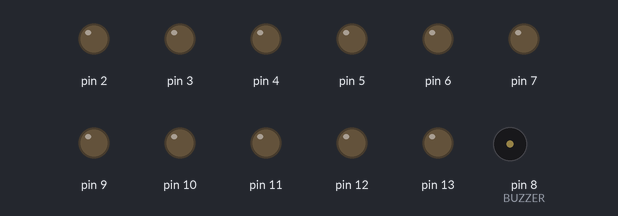
The sketch below on a simulated Arduino Uno, built with avr-gcc and run on an emulated ATmega328P. Parts: output pins drawn as LEDs (lit = HIGH), buzzer (waves = sounding).

Above: at 0.1 s.
At 1.1 s:
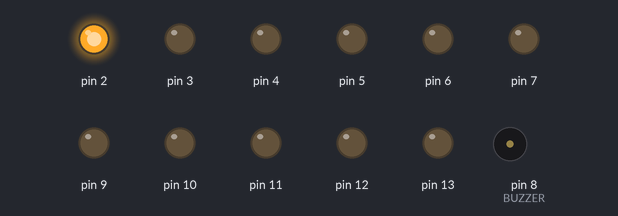
At 1.9 s:
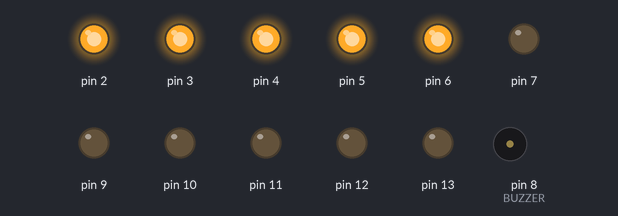
At 3.8 s:
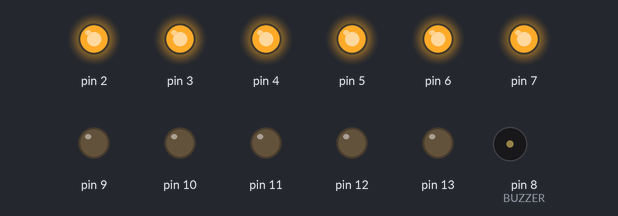
At 16.12 s:
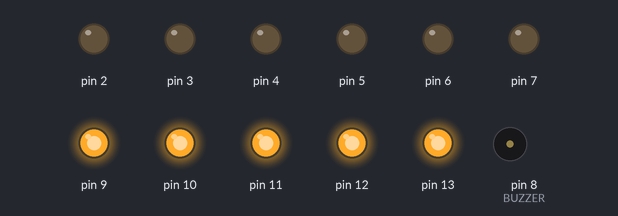
At 27.6 s:
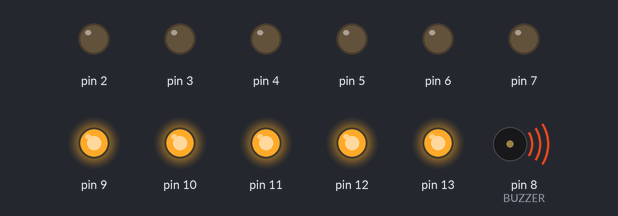
Timing chart, 0 to 40.0 s (numbered marks = the images above):
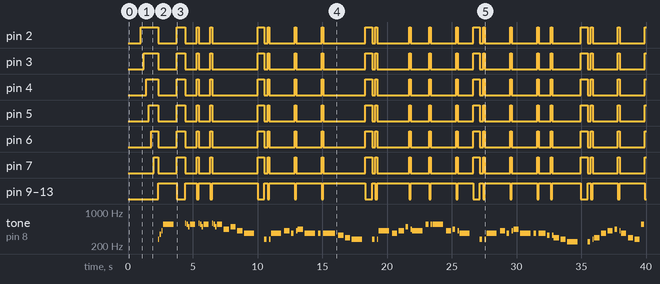

Measured:
- by itself, pin 2: LOW → HIGH at 1.0 s, → LOW 1.3 s later, → HIGH 1.4 s later, → LOW 0.65 s later, … (43 changes in this stretch)
- by itself, pin 3: LOW → HIGH at 1.2 s, → LOW 1.1 s later, → HIGH 1.4 s later, → LOW 0.65 s later, … (43 changes in this stretch)
- by itself, pin 4: LOW → HIGH at 1.4 s, → LOW 0.93 s later, → HIGH 1.4 s later, → LOW 0.65 s later, … (43 changes in this stretch)
- by itself, pin 5: LOW → HIGH at 1.6 s, → LOW 0.73 s later, → HIGH 1.4 s later, → LOW 0.65 s later, … (43 changes in this stretch)
- by itself, pin 6: LOW → HIGH at 1.8 s, → LOW 0.53 s later, → HIGH 1.4 s later, → LOW 0.65 s later, … (43 changes in this stretch)
- by itself, pin 7: LOW → HIGH at 2.0 s, → LOW 0.33 s later, → HIGH 1.4 s later, → LOW 0.65 s later, … (43 changes in this stretch)
- by itself, pin 9–13: LOW → HIGH at 2.3 s, → LOW 1.4 s later, → HIGH 0.65 s later, → LOW 0.91 s later, … (42 changes in this stretch)
- by itself, tone on pin 8 (BUZZER): plays 277 Hz for 0.10 s, 349 Hz for 0.10 s, 415 Hz for 0.10 s, 554 Hz for 0.80 s, 587 Hz for 0.10 s, 554 Hz for 0.10 s … (76 notes in this stretch)

The sketch:

InilahBarisanKitaVocal.ino
```cpp
#define BUTTON  2
#define BUZZER  8

#define NOTE_A3  220
#define NOTE_B3  247
#define NOTE_C4  262
#define NOTE_CS4 277
#define NOTE_D4  294
#define NOTE_DS4 311
#define NOTE_E4  330
#define NOTE_F4  349
#define NOTE_FS4 370
#define NOTE_G4  392
#define NOTE_GS4 415
#define NOTE_A4  440
#define NOTE_AS4 466
#define NOTE_B4  494
#define NOTE_C5  523
#define NOTE_CS5 554
#define NOTE_D5  587
#define NOTE_DS5 622
#define NOTE_E5  659
#define NOTE_F5  698
#define NOTE_FS5 740
#define NOTE_G5  784
#define NOTE_GS5 831
#define NOTE_A5  880
#define NOTE_AS5 932
#define NOTE_B5  988

int vocalMelody[] = {
  0, NOTE_CS4, NOTE_F4, NOTE_GS4, NOTE_CS5, 0,
  0, NOTE_D5, NOTE_CS5, NOTE_B4, NOTE_CS5,
  0, NOTE_D5, NOTE_CS5, NOTE_B4, NOTE_CS5,
  0, NOTE_D5, NOTE_CS5, NOTE_B4, NOTE_CS5,
  NOTE_A4, NOTE_B4, NOTE_GS4, NOTE_FS4, 0,

  NOTE_CS4, 0, NOTE_CS4, NOTE_FS4, NOTE_GS4, NOTE_FS4, 0, NOTE_GS4, NOTE_A4, NOTE_FS4,
  NOTE_FS4, 0, NOTE_FS4, NOTE_FS4, NOTE_E4, NOTE_D4, NOTE_CS4, 0,
  NOTE_CS4, 0, NOTE_CS4, NOTE_GS4, NOTE_FS4, NOTE_GS4, NOTE_B4, 0, NOTE_A4, NOTE_GS4,
  NOTE_CS5, 0, NOTE_CS5, NOTE_CS5, NOTE_GS4, NOTE_A4, 0, NOTE_GS4, NOTE_FS4, 0,

  NOTE_CS4, 0, NOTE_CS4, NOTE_FS4, NOTE_GS4, NOTE_FS4, 0, NOTE_GS4, NOTE_A4, NOTE_FS4,
  NOTE_FS4, 0, NOTE_FS4, NOTE_FS4, NOTE_E4, 0, NOTE_E4, NOTE_D4, NOTE_CS4, NOTE_B3, 0,
  NOTE_B3, 0, NOTE_CS4, NOTE_D4, NOTE_FS4, NOTE_GS4, NOTE_A4, 0, NOTE_GS4, NOTE_FS4, NOTE_D4, NOTE_CS4,
  NOTE_CS5, 0, NOTE_CS5, NOTE_CS5, NOTE_GS4, NOTE_A4, 0, NOTE_GS4, NOTE_FS4, 0,

  NOTE_FS4, 0, NOTE_FS4, NOTE_E4, NOTE_E4, 0, NOTE_D4, NOTE_E4, 0, NOTE_FS4, NOTE_E4, 0, NOTE_D4, NOTE_CS4, NOTE_A3,
  NOTE_FS4, 0, NOTE_FS4, NOTE_E4, NOTE_E4, 0, NOTE_D4, NOTE_E4, 0, NOTE_FS4, NOTE_E4, 0, NOTE_D4, NOTE_CS4, NOTE_CS4,
  NOTE_CS4, 0, NOTE_CS4, NOTE_CS4, NOTE_F4, NOTE_FS4, NOTE_GS4, 0,
  NOTE_CS4, 0, NOTE_CS4, NOTE_DS4, NOTE_F4, NOTE_FS4, NOTE_GS4, 0,
  NOTE_CS4, 0, NOTE_CS4, NOTE_FS4, NOTE_GS4, NOTE_FS4, 0, NOTE_GS4, NOTE_A4, NOTE_CS5,
  NOTE_CS5, 0, NOTE_CS5, NOTE_CS5, NOTE_GS4, NOTE_A4, 0, NOTE_GS4, NOTE_FS4, 0,
};

int vocalNoteDurations[] = {
  8, 8, 8, 8, 1, 2,
  8, 8, 8, 8, 2,
  8, 8, 8, 8, 2,
  8, 8, 8, 8, 2,
  2, 2, 2, 1, 2, // 26

  4, 8, 8, 1, 2, 4, 8, 8, 2, 1, // 10
  4, 8, 8, 1, 2, 2, 1, 2, // 8
  4, 8, 8, 1, 2, 2, 4, 8, 8, 1, // 10
  4, 8, 8, 1, 2, 4, 8, 8, 1, 2, // 10

  4, 8, 8, 1, 2, 4, 8, 8, 2, 1, // 10
  4, 8, 8, 2, 4, 8, 8, 2, 2, 1, 2, // 11
  4, 8, 8, 2, 2, 2, 4, 8, 8, 2, 2, 2, // 12
  4, 8, 8, 1, 2, 4, 8, 8, 1, 2, // 10

  4, 8, 8, 2, 4, 8, 8, 4, 8, 8, 4, 8, 8, 2, 1, // 15
  4, 8, 8, 2, 4, 8, 8, 4, 8, 8, 4, 8, 8, 2, 1, // 15
  4, 8, 8, 1, 2, 2, 1, 2, // 8
  4, 8, 8, 1, 2, 2, 1, 2, // 8
  4, 8, 8, 1, 2, 4, 8, 8, 2, 1, // 10
  4, 8, 8, 1, 2, 4, 8, 8, 1, 2, // 10
};

#define playVocalMelody() playMelody(vocalMelody, vocalNoteDurations, 173)

int pin = 0;

void setup()
{
  for (pin = 2; pin < 14; pin++) {
    pinMode(pin, OUTPUT);
  }

  delay(1000);

  for (pin = 2; pin < 8; pin++) {
    digitalWrite(pin, HIGH);
    delay(200);
  }

  playVocalMelody();

  LEDs(LOW);
  for (pin = 8; pin > 1; pin--) {
    digitalWrite(pin, LOW);
    delay(200);
  }
}

void loop()
{

}

void playMelody(int *melody, int *noteDurations, int notesLength)
{
  for (int thisNote = 0; thisNote < notesLength; thisNote++) {
    int noteDuration = 800 / noteDurations[thisNote];
    tone(BUZZER, melody[thisNote], noteDuration);

    if (melody[thisNote] == 0) {
      LEDs(LOW);
    }
    else {
      LEDs(HIGH);
    }

    int pauseBetweenNotes = noteDuration * 1.30;
    delay(pauseBetweenNotes);
    noTone(BUZZER);
  }
}

void LEDs(boolean ledArray)
{
  if (ledArray == HIGH) {
    for (pin = 2; pin < 8; pin++) {
      digitalWrite(pin, LOW);
    }
    for (pin = 9; pin < 14; pin++) {
      digitalWrite(pin, HIGH);
    }
  }
  else {
    for (pin = 2; pin < 8; pin++) {
      digitalWrite(pin, HIGH);
    }
    for (pin = 9; pin < 14; pin++) {
      digitalWrite(pin, LOW);
    }
  }
}
```
